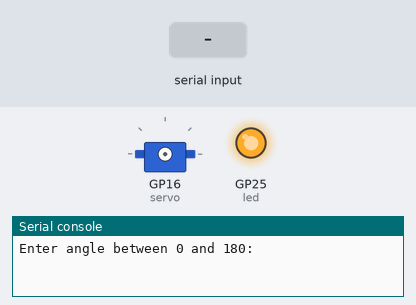
Bench run of a program on a simulated Raspberry Pi Pico running MicroPython. Parts: servo, output pins drawn as LEDs (lit = HIGH), the last lines printed to the serial console. The inputs (shaded band) are chosen by the test bench. Servo angles are drawn from the pulse width (0.5 ms = 0°, 2.5 ms = 180°). At 4.3 s the program stops and its outputs stay as they are.

Above: at 1.2 s.
1.3 s: "5" typed at the serial console, then Enter
2.8 s: "90" typed at the serial console, then Enter
At 3.4 s:
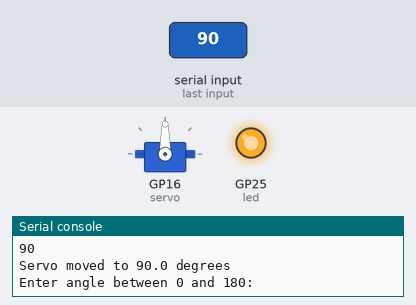
4.3 s: "exit" typed at the serial console, then Enter
At 5.5 s:
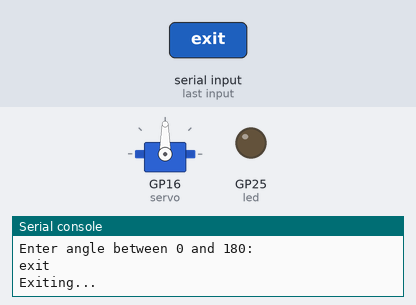
Timing chart, 0 to 5.8 s (numbered marks = the images above; inputs shaded):
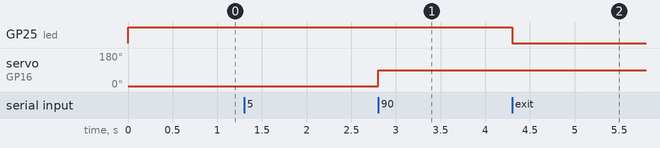

The program:

microservo.py
```python
from machine import Pin, PWM

# Servo signal pin
SERVO_PIN = 16

# Onboard LED
led = Pin("LED", Pin.OUT)
led.on()   # Kod çalışınca LED yansın

# Servo PWM setup
servo = PWM(Pin(SERVO_PIN))
servo.freq(50)   # Standard servo frequency: 50 Hz


def angle_to_duty_ns(angle):
    """
    Converts angle 0-180 degrees to PWM pulse width.
    Typical micro servo pulse range:
    0 deg   -> 500 us
    180 deg -> 2500 us
    """
    angle = max(0, min(180, angle))

    min_pulse_us = 500
    max_pulse_us = 2500

    pulse_us = min_pulse_us + (angle / 180) * (max_pulse_us - min_pulse_us)
    return int(pulse_us * 1000)


def set_servo_angle(angle):
    duty_ns = angle_to_duty_ns(angle)
    servo.duty_ns(duty_ns)


while True:
    try:
        user_input = input("Enter angle between 0 and 180: ")

        if user_input.lower() in ["q", "quit", "exit"]:
            print("Exiting...")
            servo.deinit()
            led.off()
            break

        angle = float(user_input)

        if angle < 0 or angle > 180:
            print("Please enter an angle between 0 and 180.")
            continue

        set_servo_angle(angle)
        print("Servo moved to", angle, "degrees")

    except ValueError:
        print("Invalid input. Please enter a number.")
```

Measured:
- after the input at 2.8 s, servo on GP16 (servo): 5° → 90° at once
- after the input at 4.3 s, GP25 (led): HIGH → LOW at once
